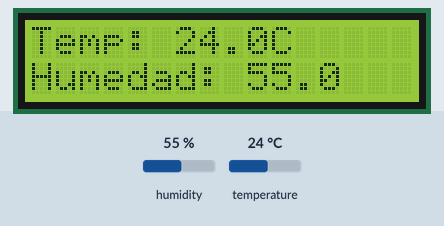
Bench run of a sketch on a simulated Arduino Uno, built with avr-gcc and run on an emulated ATmega328P. Parts: 16×2 character LCD. The inputs (shaded band) are chosen by the test bench; at power-on: humidity 55 %, temperature 24 °C.

Above: at 1.2 s.
1.3 s: humidity set to 22 %
At 3.3 s:
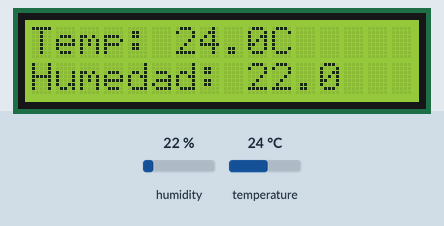
4.0 s: temperature set to 12 °C
At 4.6 s:
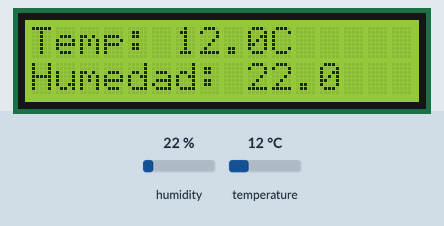
6.7 s: humidity set to 40 %
At 9.3 s:
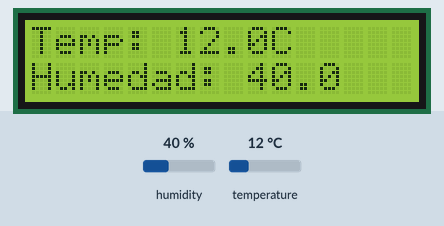
9.6 s: temperature set to 19 °C
At 10.7 s:
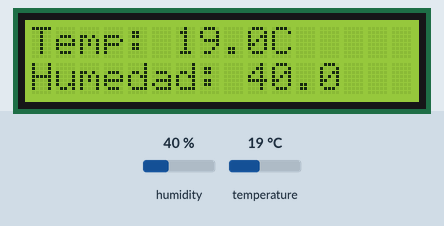
Timing chart, 0 to 12.6 s (numbered marks = the images above; inputs shaded):
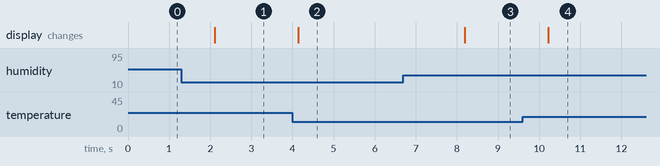

Measured:
- after the input at 1.3 s, the display: changes after 0.82 s (image 1)
- after the input at 4.0 s, the display: changes after 0.14 s (image 2)
- after the input at 6.7 s, the display: changes after 1.5 s (image 3)
- after the input at 9.6 s, the display: changes after 0.62 s (image 4)

The sketch:

temperatura_y_humedad.ino
```cpp
#include <LiquidCrystal.h>
#include <DHT.h>
//Temperatura y Humedad
//Garcia Mayorga Brayan J._ _Ramirez Vazquez Wendy I.
// Pines del LCD conectados al Arduino: RS, E, D4, D5, D6, D7
LiquidCrystal lcd(8, 9, 4, 5, 6, 7);

// Definimos el pin digital donde se conecta el sensor DHT
#define DHTPIN 2

// Tipo de sensor (DHT11 en este caso)
#define DHTTYPE DHT11

// Inicializamos el sensor DHT11
DHT dht(DHTPIN, DHTTYPE);

void setup() {
  // Inicializar el LCD
  lcd.begin(16, 2);

  // Comenzamos el sensor DHT
  dht.begin();

  // Mensaje inicial en el LCD
  lcd.setCursor(0, 0);
  lcd.print("Temp:     C");
  lcd.setCursor(0, 1);
  lcd.print("Humedad:  %");
}

void loop() {
  // Leer datos del sensor
  float t = dht.readTemperature(); // Temperatura en grados Celsius
  float h = dht.readHumidity();    // Humedad relativa en %

  // Validar datos del sensor
  if (isnan(t) || isnan(h)) {
    lcd.clear();
    lcd.setCursor(0, 0);
    lcd.print("Error sensor");
    delay(2000);
    return;
  }

  // Mostrar temperatura en el LCD
  lcd.setCursor(6, 0); // Ubicación para la temperatura
  lcd.print(t, 1);     // Temperatura con 1 decimal

  // Mostrar humedad en el LCD
  lcd.setCursor(9, 1); // Ubicación para la humedad
  lcd.print(h, 1);     // Humedad con 1 decimal

  // Esperar 2 segundos antes de la siguiente lectura
  delay(2000);
}
```
